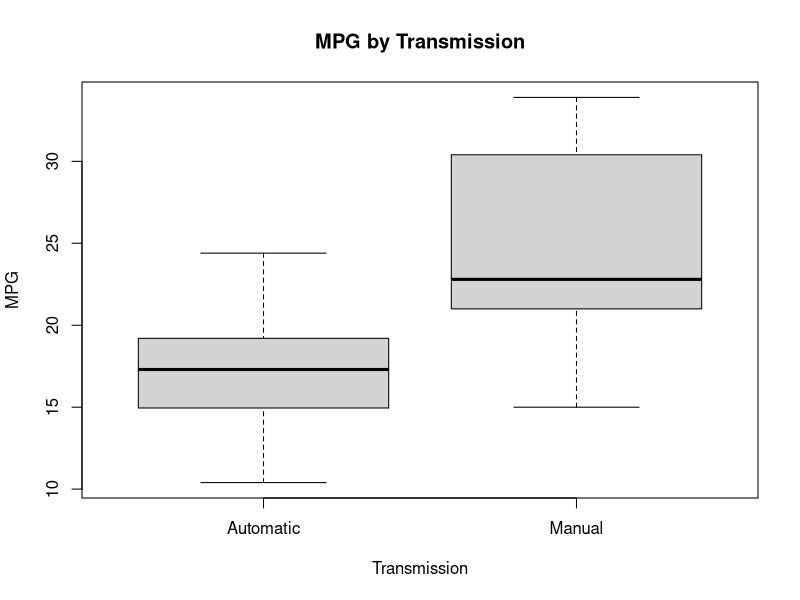

This figure's R source:
## ---- chunk 1
data(mtcars)

head(mtcars)
## ---- chunk 2
boxplot(mpg ~ am, data = mtcars, 
        main = "MPG by Transmission", 
        xlab = "Transmission", 
        ylab = "MPG", 
        names = c("Automatic", "Manual"))
## ---- chunk 3
cor(mtcars)
## ---- chunk 4
mdl <- lm(mpg ~ am, data = mtcars)
summary(mdl)
